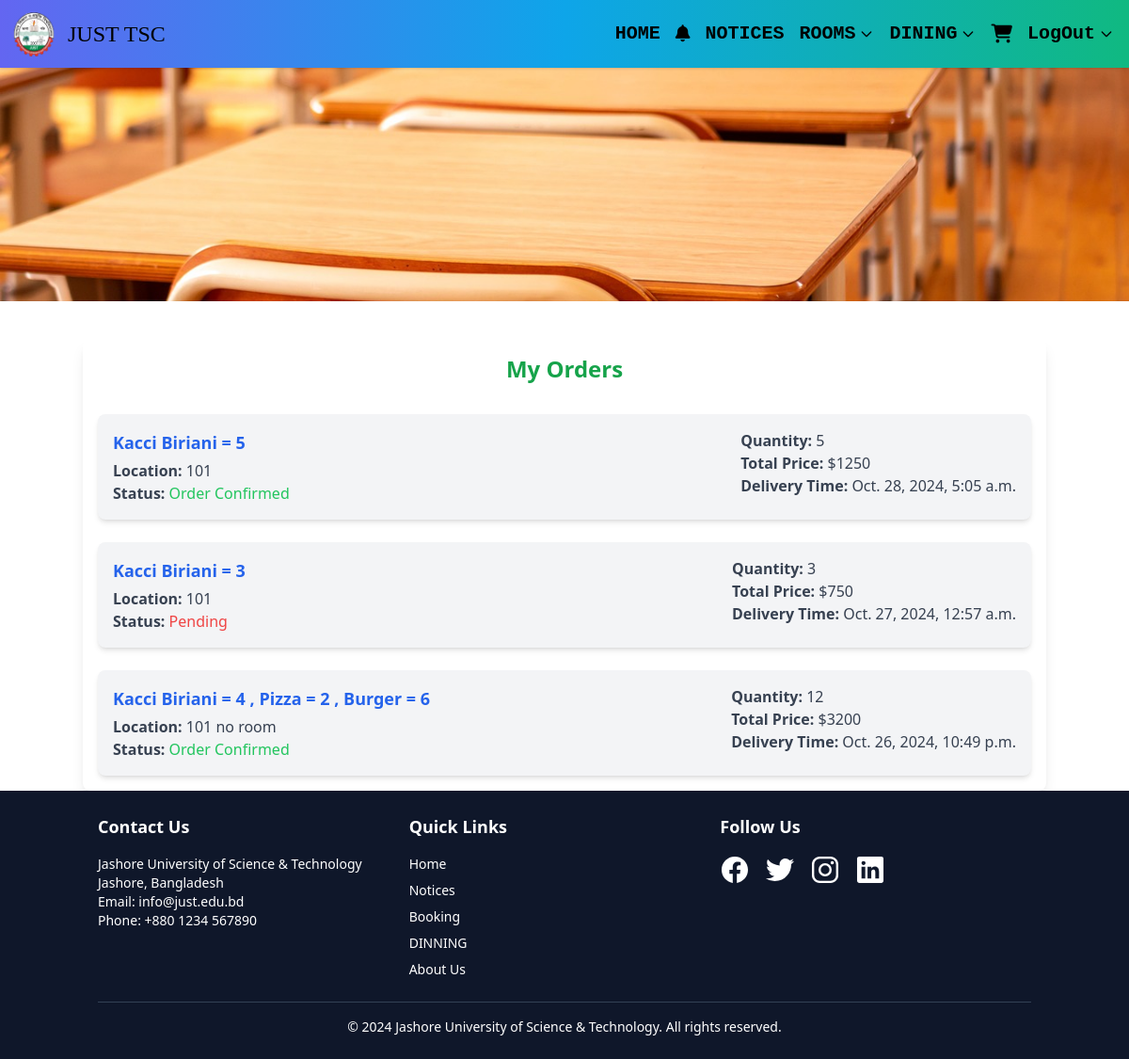
Page /my_orders (signed in) on the earlier database version.
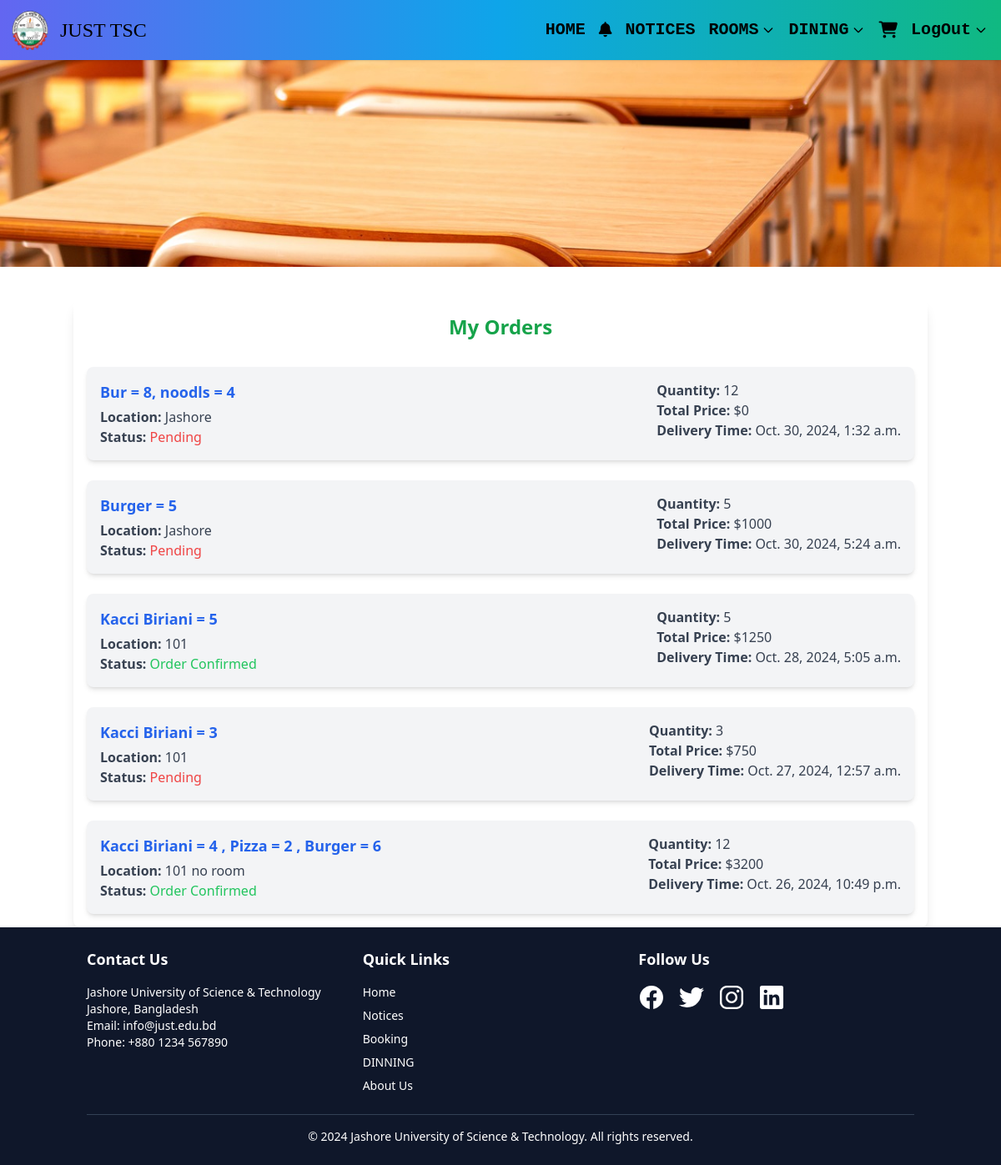
Same page on the later database version.
### TSC/models.py (models this page shows, shortened)
class Orders(models.Model):
    STATUS =(
        ('Pending','Pending'),
        ('Order Confirmed','Order Confirmed'),
        ('Out for Delivery','Out for Delivery'),
        ('Delivered','Delivered'),
    )
    user = models.ForeignKey(User, on_delete=models.CASCADE)  # Change to ForeignKey
    items_summary = models.TextField(null=True)  # Add this for order summary
    email = models.CharField(max_length=50,null=True)
    role = models.CharField(max_length=20,null=True)
    location = models.CharField(max_length=500,null=True)
    phone = models.CharField(max_length=20,null=True)
    order_time= models.DateTimeField(null=True)
    status=models.CharField(max_length=50,null=True,choices=STATUS)
    quantity = models.PositiveIntegerField(default=1)
    price = models.PositiveIntegerField(default=0)

### TSC/views.py (the view)
# urls.py: path('my_orders',views.UserOrderList,name="my_orders"),
@custom_login_required
def UserOrderList(request):
    user = request.user
    orders = Orders.objects.filter(user=user).order_by('-id')  # Optionally order by order time
    return render(request, 'user_order_list.html', {'orders': orders})

### TSC/views.py (called while the page is built)
def custom_login_required(function=None, redirect_field_name='next', login_url=None):
    @wraps(function)
    def _wrapped_view(request, *args, **kwargs):
        if not request.user.is_authenticated:
            messages.info(request, "You need to log in first to access this page.")
            return redirect('login')
        return function(request, *args, **kwargs)
    return _wrapped_view

### templates/user_order_list.html
{% extends "image.html" %}
{% block first %}
<div class="container mx-auto mt-10 p-4 bg-white rounded-lg shadow-lg">
    <h2 class="text-2xl font-bold text-center text-green-600 mb-8">My Orders</h2>
    <div class="grid grid-cols-1 gap-6">
        {% for order in orders %}
            <div class="flex flex-col md:flex-row bg-gray-100 rounded-lg shadow-md p-4 transition-transform duration-300 hover:scale-105 hover:shadow-xl">
                <div class="flex-1 mb-2 md:mb-0 md:mr-4">
                    <h3 class="text-lg font-semibold text-blue-600 mb-1">{{ order.items_summary }}</h3>
                    <p class="text-gray-700"><strong>Location:</strong> {{ order.location }}</p>
                    <p class="text-gray-700">
                        <strong>Status:</strong>
                        <span class="{% if order.status == 'Pending' %}text-red-500{% elif order.status == 'Order Confirmed' %}text-green-500{% else %}text-blue-500{% endif %}">
                            {{ order.status }}
                        </span>
                    </p>                </div>
                <div flex-1 mb-2 md:mb-0 md:mr-4>
                <div class="flex-none mb-2 md:mb-0 md:mr-4">
                    <p class="text-gray-700"><strong>Quantity:</strong> {{ order.quantity }}</p>
                </div>
                <div class="flex-none">
                    <p class="text-gray-700"><strong>Total Price:</strong> ${{ order.price }}</p>
                </div>
                <div class="">
                    <p class="text-gray-700"><strong>Delivery Time: </strong> {{ order.order_time }}</p>
                </div>
            </div>
            </div>
        {% endfor %}
    </div>
</div>
{% endblock %}

Differences in the rows shown:
added Orders: items_summary "Bur = 8, noodls = 4", location "Jashore", status "Pending", quantity "12", price "0", order_time "Oct. 30, 2024, 1:32 a.m."
added Orders: items_summary "Burger = 5", location "Jashore", status "Pending", quantity "5", price "1000", order_time "Oct. 30, 2024, 5:24 a.m."
